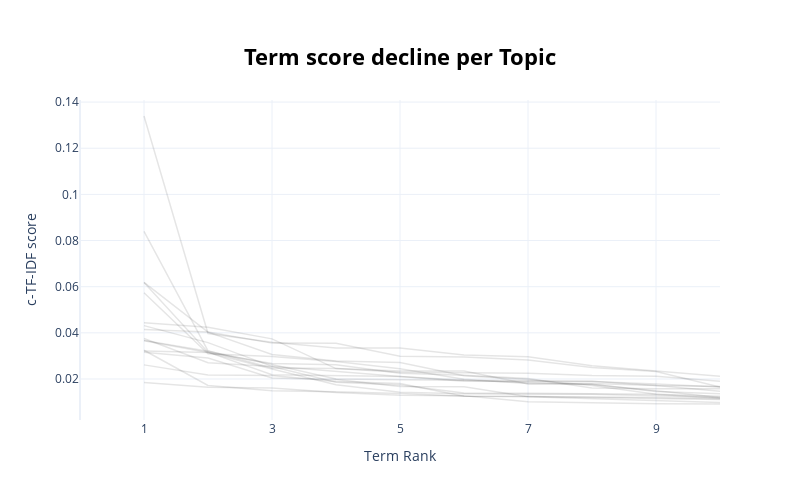

Notebook source saved alongside this figure:
### Code cell
reduced_model.visualize_term_rank()

### Figure 1 — Plotly figure (JSON) as saved in the notebook; plotly's stock layout.template omitted (floating-point values rounded to 4 significant figures)
{"data": [{"hovertext": "<b>Topic -1</b>:mas_colombio_colombia_gobierno_col", "line": {"color": "black", "width": 1.5}, "mode": "lines+lines", "name": "", "opacity": 0.1, "type": "scatter", "x": [1, 2, 3, 4, 5, 6, 7, 8, 9, 10], "y": [0.01853, 0.01642, 0.01613, 0.01418, 0.01295, 0.01272, 0.01015, 0.009661, 0.009245, 0.009164]}, {"hovertext": "<b>Topic 0</b>:salud_mas_gobierno_nacional_justici", "line": {"color": "black", "width": 1.5}, "mode": "lines+lines", "name": "", "opacity": 0.1, "type": "scatter", "x": [1, 2, 3, 4, 5, 6, 7, 8, 9, 10], "y": [0.02612, 0.02168, 0.02151, 0.01889, 0.01808, 0.01249, 0.01243, 0.01236, 0.01202, 0.01148]}, {"hovertext": "<b>Topic 1</b>:policia_corrupcion_corrupto_gobiern", "line": {"color": "black", "width": 1.5}, "mode": "lines+lines", "name": "", "opacity": 0.1, "type": "scatter", "x": [1, 2, 3, 4, 5, 6, 7, 8, 9, 10], "y": [0.03159, 0.02908, 0.02047, 0.01974, 0.0168, 0.01661, 0.01228, 0.01136, 0.01062, 0.009854]}, {"hovertext": "<b>Topic 2</b>:colombia_colombio_colombiano_venezu", "line": {"color": "black", "width": 1.5}, "mode": "lines+lines", "name": "", "opacity": 0.1, "type": "scatter", "x": [1, 2, 3, 4, 5, 6, 7, 8, 9, 10], "y": [0.03209, 0.03143, 0.02433, 0.01746, 0.0143, 0.01363, 0.01344, 0.01334, 0.01278, 0.01197]}, {"hovertext": "<b>Topic 3</b>:indigena_querer_pueblo_estar_acabar", "line": {"color": "black", "width": 1.5}, "mode": "lines+lines", "name": "", "opacity": 0.1, "type": "scatter", "x": [1, 2, 3, 4, 5, 6, 7, 8, 9, 10], "y": [0.03245, 0.01721, 0.01489, 0.0145, 0.01367, 0.01256, 0.01246, 0.01187, 0.01157, 0.01115]}, {"hovertext": "<b>Topic 4</b>:martuchis_paraco_suppo_uribe_difund", "line": {"color": "black", "width": 1.5}, "mode": "lines+lines", "name": "", "opacity": 0.1, "type": "scatter", "x": [1, 2, 3, 4, 5, 6, 7, 8, 9, 10], "y": [0.04142, 0.04035, 0.03554, 0.03552, 0.02985, 0.02955, 0.02823, 0.02494, 0.02325, 0.01653]}, {"hovertext": "<b>Topic 5</b>:por_colombia_decir_historia_paro_ol", "line": {"color": "black", "width": 1.5}, "mode": "lines+lines", "name": "", "opacity": 0.1, "type": "scatter", "x": [1, 2, 3, 4, 5, 6, 7, 8, 9, 10], "y": [0.134, 0.03972, 0.03597, 0.03341, 0.03339, 0.03037, 0.02964, 0.02571, 0.02345, 0.02116]}, {"hovertext": "<b>Topic 6</b>:protester_violencia_violence_kill_m", "line": {"color": "black", "width": 1.5}, "mode": "lines+lines", "name": "", "opacity": 0.1, "type": "scatter", "x": [1, 2, 3, 4, 5, 6, 7, 8, 9, 10], "y": [0.03674, 0.03203, 0.02629, 0.02003, 0.01962, 0.01948, 0.01845, 0.0176, 0.01496, 0.01194]}, {"hovertext": "<b>Topic 7</b>:gracias_amar_patria_amor_colombiapr", "line": {"color": "black", "width": 1.5}, "mode": "lines+lines", "name": "", "opacity": 0.1, "type": "scatter", "x": [1, 2, 3, 4, 5, 6, 7, 8, 9, 10], "y": [0.08395, 0.03223, 0.02472, 0.02458, 0.02294, 0.02277, 0.02247, 0.02148, 0.02122, 0.01905]}, {"hovertext": "<b>Topic 8</b>:presidente_votar_dictadura_colombia", "line": {"color": "black", "width": 1.5}, "mode": "lines+lines", "name": "", "opacity": 0.1, "type": "scatter", "x": [1, 2, 3, 4, 5, 6, 7, 8, 9, 10], "y": [0.03752, 0.02701, 0.02537, 0.01858, 0.01744, 0.01391, 0.0138, 0.01359, 0.01339, 0.01163]}, {"hovertext": "<b>Topic 9</b>:policia_matar_paramilitar_police_co", "line": {"color": "black", "width": 1.5}, "mode": "lines+lines", "name": "", "opacity": 0.1, "type": "scatter", "x": [1, 2, 3, 4, 5, 6, 7, 8, 9, 10], "y": [0.03656, 0.03145, 0.0267, 0.02615, 0.02252, 0.02158, 0.02019, 0.01605, 0.01578, 0.01577]}, {"hovertext": "<b>Topic 10</b>:pais_familia_dar_vida_decir_hacer_", "line": {"color": "black", "width": 1.5}, "mode": "lines+lines", "name": "", "opacity": 0.1, "type": "scatter", "x": [1, 2, 3, 4, 5, 6, 7, 8, 9, 10], "y": [0.06177, 0.0316, 0.02188, 0.02153, 0.02105, 0.01897, 0.01891, 0.01889, 0.01782, 0.01654]}, {"hovertext": "<b>Topic 11</b>:tax_reforma_credit_reform_impuesto", "line": {"color": "black", "width": 1.5}, "mode": "lines+lines", "name": "", "opacity": 0.1, "type": "scatter", "x": [1, 2, 3, 4, 5, 6, 7, 8, 9, 10], "y": [0.06186, 0.04031, 0.03062, 0.02781, 0.02716, 0.02139, 0.01979, 0.01717, 0.01338, 0.01258]}, {"hovertext": "<b>Topic 12</b>:calle_calles_mayo_pandemia_helicop", "line": {"color": "black", "width": 1.5}, "mode": "lines+lines", "name": "", "opacity": 0.1, "type": "scatter", "x": [1, 2, 3, 4, 5, 6, 7, 8, 9, 10], "y": [0.04438, 0.04245, 0.03738, 0.02451, 0.02347, 0.02347, 0.01782, 0.01773, 0.01456, 0.01364]}, {"hovertext": "<b>Topic 13</b>:protesta_protest_manifestante_paci", "line": {"color": "black", "width": 1.5}, "mode": "lines+lines", "name": "", "opacity": 0.1, "type": "scatter", "x": [1, 2, 3, 4, 5, 6, 7, 8, 9, 10], "y": [0.0574, 0.03092, 0.02974, 0.02763, 0.02442, 0.01988, 0.01809, 0.01809, 0.01715, 0.01467]}, {"hovertext": "<b>Topic 14</b>:participar_solidarity_solidaridad_", "line": {"color": "black", "width": 1.5}, "mode": "lines+lines", "name": "", "opacity": 0.1, "type": "scatter", "x": [1, 2, 3, 4, 5, 6, 7, 8, 9, 10], "y": [0.04313, 0.03575, 0.02549, 0.0233, 0.02106, 0.01942, 0.01905, 0.01899, 0.0172, 0.01676]}], "layout": {"height": 500, "hoverlabel": {"bgcolor": "white", "font": {"family": "Rockwell", "size": 16}}, "showlegend": false, "title": {"font": {"color": "Black", "size": 22}, "text": "<b>Term score decline per Topic</b>", "x": 0.5, "xanchor": "center", "y": 0.9, "yanchor": "top"}, "width": 800, "xaxis": {"dtick": 2, "range": [0, 10], "tick0": 1, "title": {"text": "Term Rank"}}, "yaxis": {"title": {"text": "c-TF-IDF score"}}}}
